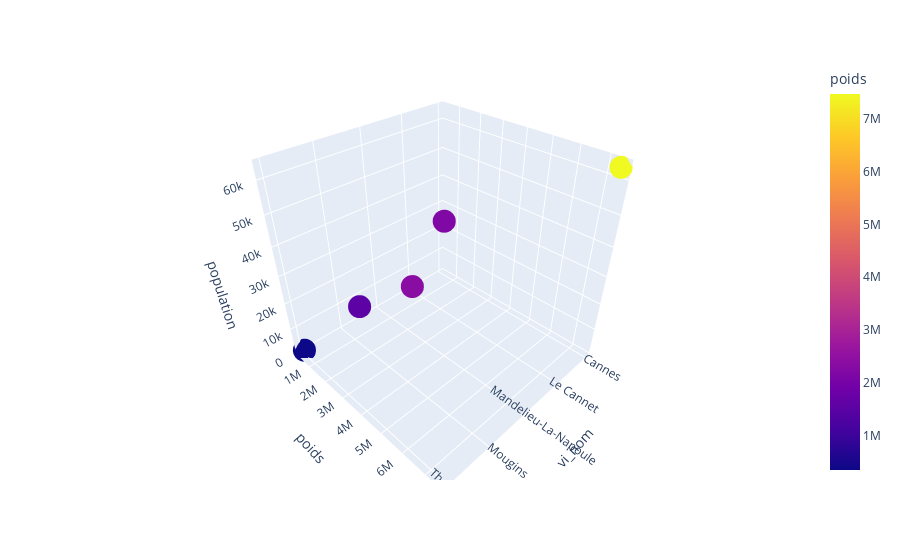

The notebook cell this image was saved under:
### Code cell
fig = px.scatter_3d(df_pop_poids_ville, x="vi_nom", y="poids", z="population", color="poids", color_discrete_map = {"Cannes": "blue", "Le Cannet": "green", "Théoule-sur-Mer":"red", "Mandelieu-La-Napoule": "yellow", "Mougins":"black"})
fig.show()

fig.write_html("../CliiinkApp/static/img/charts/collecte_pop3d_parville.html")

### Figure 1 — Plotly figure (JSON) as saved in the notebook; plotly's stock layout.template omitted (floating-point values rounded to 4 significant figures)
{"data": [{"hovertemplate": "vi_nom=%{x}<br>poids=%{marker.color}<br>population=%{z}<extra></extra>", "legendgroup": "", "marker": {"color": [7468078, 2196647, 2364881, 1560397, 351445], "coloraxis": "coloraxis", "symbol": "circle"}, "mode": "markers", "name": "", "scene": "scene", "showlegend": false, "type": "scatter3d", "x": ["Cannes", "Le Cannet", "Mandelieu-La-Napoule", "Mougins", "Theoule-Sur-Mer"], "y": [7468078, 2196647, 2364881, 1560397, 351445], "z": [63499, 35902, 19371, 16212, 1235]}], "layout": {"coloraxis": {"colorbar": {"title": {"text": "poids"}}, "colorscale": [[0, "#0d0887"], [0.1111, "#46039f"], [0.2222, "#7201a8"], [0.3333, "#9c179e"], [0.4444, "#bd3786"], [0.5556, "#d8576b"], [0.6667, "#ed7953"], [0.7778, "#fb9f3a"], [0.8889, "#fdca26"], [1, "#f0f921"]]}, "legend": {"tracegroupgap": 0}, "margin": {"t": 60}, "scene": {"domain": {"x": [0, 1], "y": [0, 1]}, "xaxis": {"title": {"text": "vi_nom"}}, "yaxis": {"title": {"text": "poids"}}, "zaxis": {"title": {"text": "population"}}}}}
